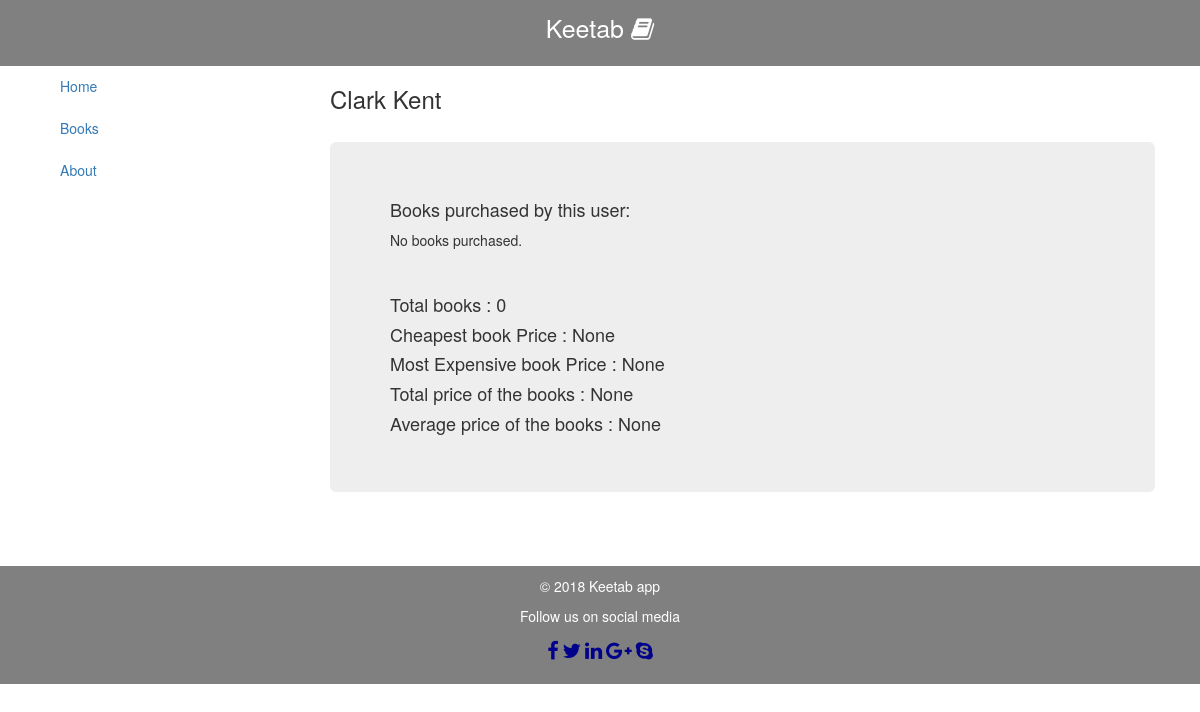
The page /user/3 on the database its author committed.
### keetab_app/models.py (models this page shows, shortened)
class User(models.Model):
    first_name = models.CharField(max_length=80)
    last_name = models.CharField(max_length=80)
    age = models.IntegerField()
    number = models.IntegerField()
    city = models.CharField(max_length= 80)
    admin = models.BooleanField(default=False)
    balance = models.FloatField(default=0.0)
    @property
    def total_price(self):
        purchasedbooks = self.boughtbooks.all()
        sum = purchasedbooks.aggregate(Sum('book__price'))
        return sum['book__price__sum']
    def average_price(self):
        purchasedbooks = self.boughtbooks.all()
        avg = purchasedbooks.aggregate(Avg('book__price'))
        return avg['book__price__avg']
    def minimum_price(self):
        purchasedbooks = self.boughtbooks.all()
        min = purchasedbooks.aggregate(Min('book__price'))
        return min['book__price__min']
    def maximum_price(self):
        purchasedbooks = self.boughtbooks.all()
        max = purchasedbooks.aggregate(Max('book__price'))
        return max['book__price__max']

### keetab_app/views.py (the view)
# urls.py: url(r'^user/(?P<pk>\d+)$',views.UserDetailView.as_view(),name="user_detail"),
class UserDetailView(DetailView):
    model = User
    template_name = 'user_detail.html'

### templates/user_detail.html
{% extends 'keetab_app/base.html' %}
{% block body_block %}
<h3 >{{ user.first_name }} {{user.last_name}}</h3>
<br>
<div class="jumbotron">
<h4>Books purchased by this user:</h4>
{% for books in user.boughtbooks.all %}
<br>
    <p>Title : {{ books.book.title }}</p>
    <p>Price : {{ books.book.price }}</p>
    <p>Purchased date: {{books.purchased_date}}</p>
{% empty %}
    <p>No books purchased.</p>
{% endfor %}
<br>
  <h4>Total  books : {{ user.boughtbooks.count }}</h4>
  <h4>Cheapest book Price : {{ user.minimum_price}}</h4>
  <h4>Most Expensive book Price : {{user.maximum_price}} </h4>
  <h4>Total price of the books : {{user.total_price}} </h4>
  <h4>Average price of the books : {{user.average_price}} </h4>
</div>
{% endblock %}

### keetab_app/static/css/mystyle.css (style rules this page uses)
.jumbotron p { font-size: 14px; }

### rows shown on the page
User: first_name "Clark", last_name "Kent", boughtbooks.count "0", minimum_price "None", maximum_price "None", total_price "None", average_price "None"
